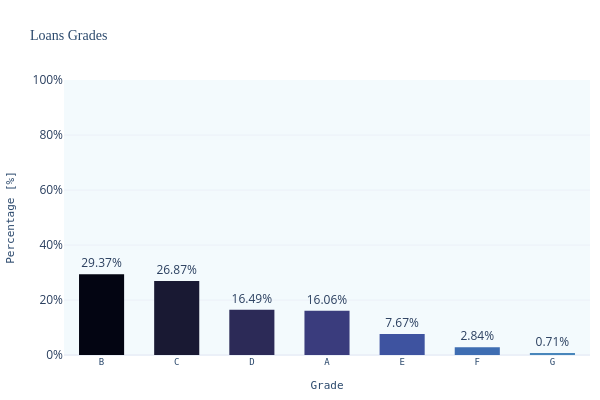

The notebook cell this image was saved under:
### Markdown cell above
#### 3.1.2 Loans Grades

### Code cell
fig = unvariate_bar_plot(loans_df, 
                   col_name='grade', 
                   title='Loans Grades',
                   xlabel='Grade',
                   limit=None,)


fig.write_image('images/grades.png')
fig.show()

### Figure 1 — Plotly figure (JSON) as saved in the notebook; plotly's stock layout.template omitted (floating-point values rounded to 4 significant figures)
{"data": [{"hovertemplate": "Grade=%{x}<br>Percentage [%]=%{text}<extra></extra>", "legendgroup": "B", "marker": {"color": "rgb(3, 5, 18)", "pattern": {"shape": ""}}, "name": "B", "orientation": "v", "showlegend": true, "text": [0.2937], "textposition": "outside", "texttemplate": "%{text:.2%}", "type": "bar", "width": 0.6, "x": ["B"], "xaxis": "x", "y": [0.2937], "yaxis": "y"}, {"hovertemplate": "Grade=%{x}<br>Percentage [%]=%{text}<extra></extra>", "legendgroup": "C", "marker": {"color": "rgb(25, 25, 51)", "pattern": {"shape": ""}}, "name": "C", "orientation": "v", "showlegend": true, "text": [0.2687], "textposition": "outside", "texttemplate": "%{text:.2%}", "type": "bar", "width": 0.6, "x": ["C"], "xaxis": "x", "y": [0.2687], "yaxis": "y"}, {"hovertemplate": "Grade=%{x}<br>Percentage [%]=%{text}<extra></extra>", "legendgroup": "D", "marker": {"color": "rgb(44, 42, 87)", "pattern": {"shape": ""}}, "name": "D", "orientation": "v", "showlegend": true, "text": [0.1649], "textposition": "outside", "texttemplate": "%{text:.2%}", "type": "bar", "width": 0.6, "x": ["D"], "xaxis": "x", "y": [0.1649], "yaxis": "y"}, {"hovertemplate": "Grade=%{x}<br>Percentage [%]=%{text}<extra></extra>", "legendgroup": "A", "marker": {"color": "rgb(58, 60, 125)", "pattern": {"shape": ""}}, "name": "A", "orientation": "v", "showlegend": true, "text": [0.1606], "textposition": "outside", "texttemplate": "%{text:.2%}", "type": "bar", "width": 0.6, "x": ["A"], "xaxis": "x", "y": [0.1606], "yaxis": "y"}, {"hovertemplate": "Grade=%{x}<br>Percentage [%]=%{text}<extra></extra>", "legendgroup": "E", "marker": {"color": "rgb(62, 83, 160)", "pattern": {"shape": ""}}, "name": "E", "orientation": "v", "showlegend": true, "text": [0.07668], "textposition": "outside", "texttemplate": "%{text:.2%}", "type": "bar", "width": 0.6, "x": ["E"], "xaxis": "x", "y": [0.07668], "yaxis": "y"}, {"hovertemplate": "Grade=%{x}<br>Percentage [%]=%{text}<extra></extra>", "legendgroup": "F", "marker": {"color": "rgb(62, 109, 178)", "pattern": {"shape": ""}}, "name": "F", "orientation": "v", "showlegend": true, "text": [0.02837], "textposition": "outside", "texttemplate": "%{text:.2%}", "type": "bar", "width": 0.6, "x": ["F"], "xaxis": "x", "y": [0.02837], "yaxis": "y"}, {"hovertemplate": "Grade=%{x}<br>Percentage [%]=%{text}<extra></extra>", "legendgroup": "G", "marker": {"color": "rgb(72, 134, 187)", "pattern": {"shape": ""}}, "name": "G", "orientation": "v", "showlegend": true, "text": [0.007124], "textposition": "outside", "texttemplate": "%{text:.2%}", "type": "bar", "width": 0.6, "x": ["G"], "xaxis": "x", "y": [0.007124], "yaxis": "y"}], "layout": {"barmode": "relative", "height": 400, "legend": {"title": {"text": "Grade"}, "tracegroupgap": 0}, "showlegend": false, "title": {"text": "Loans Grades"}, "width": 600, "xaxis": {"anchor": "y", "categoryarray": ["B", "C", "D", "A", "E", "F", "G"], "categoryorder": "array", "domain": [0, 1], "title": {"text": "Grade"}}, "yaxis": {"anchor": "x", "domain": [0, 1], "range": [0, 1], "tickformat": ".0%", "title": {"text": "Percentage [%]"}}}}
